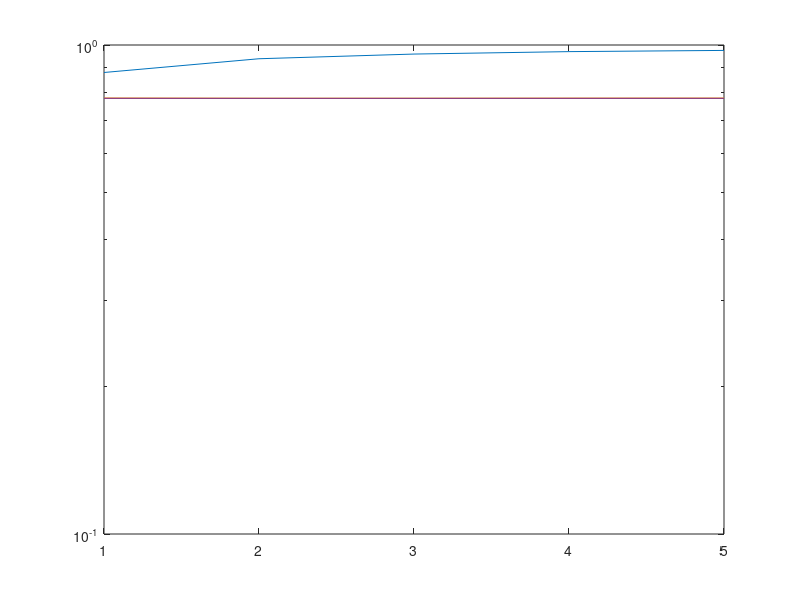

Here is the MATLAB script that generated this plot:
clear
%close all

ct = 50000;
snr=10000;
Mvec=[1:5];
D = 10;
height = 3; %d 
snrvec = [100:5 : 120];
M=1;
f = 28e9; % 28 GHz
c = 3e8; % speed of light
lambda = c/f; % free space wavelength 
eta = (c/4/pi/f)^2;
D_leng =4*D;
leaky = 1;
blockage = 0.1;
Rtar = 5;
eps = 2^Rtar-1; 
Dlvec = [1:1:5];

for mi = 1 : length(Dlvec) 
    D_leng =Dlvec(mi)*D;
    snr = 10^(snrvec(1)/10); 
    tau1 = sqrt(eta*snr/eps);
    sum1=0;sum2=0;sum3=0;sum4=0;
    for i = 1 : ct    
        loc = zeros(M,2);
        loc(:,1) = D_leng*rand(M,1)-D_leng/2; %length        
        loc(:,2) = D*rand(M,1)-D/2; %width,      

        %conventional antenna
        dist = max(1,sqrt(loc(:,1).^2+ loc(:,2).^2 +height^2));
        blockage_probability = exp(-blockage*dist.^2); % the larger the distance is, the smaller this probability is
        blockage_phi = rand(M,1) <= blockage_probability; % smaller probability, i.e., 0, give a number close to 0, always blocked
        r_all(:,i) = log2(1+eta.*snr./dist.^2)/M;      
        r_all_blockage(:,i) = log2(1+eta*blockage_phi.*snr./dist.^2)/M;  
        if r_all(:,i)< Rtar
            sum1 = sum1 + 1;
        end
        if r_all_blockage(:,i)< Rtar
            sum2 = sum2 + 1;
        end
        
        %pinching antenna
        %case III
        wd_loss = 10.^(0.08*(abs(loc(:,1)+D_leng/2))/10); %0.1dB/m, so 0.1x dB, P_ini/Pnew = 10^(0.1x/10)
        %case II
        %wd_loss = 10.^(0.08*(abs(loc(:,1)))/10); %0.1dB/m, so 0.1x dB, P_ini/Pnew = 10^(0.1x/10)
        %wd_loss = 1; %no loss for now
        dist2 = max(1,sqrt(loc(:,2).^2 +height^2));
        blockage_probability2 = exp(-blockage*dist2.^2); % the smaller the distance is, the larger this probability is
        blockage_phi2 = rand(M,1) <= blockage_probability2; % larger probability, i.e., 1, give a number close to 1, not blocked
  
        r_all_pin(:,i) = log2(1+eta*snr./dist2.^2./wd_loss)/M;   
        r_all_pin_blockage(:,i) = log2(1+eta*blockage_phi2.*snr./dist2.^2./wd_loss)/M;   
        if r_all_pin(:,i)< Rtar
            sum3 = sum3 + 1;
        end
        if r_all_pin_blockage(:,i)< Rtar
            sum4 = sum4 + 1;
        end        
    end

    %conventional antenna
    r_ave_sum(mi) = mean(sum(r_all,1));%  sum rate  
    r_ave_sum_blockage(mi) = mean(sum(r_all_blockage,1));%  sum rate  
    %pinching antenna 
    r_ave_pin_sum(mi) = mean(sum(r_all_pin,1)); %sum rate  
    r_ave_pin_sum_blockage(mi) = mean(sum(r_all_pin_blockage,1)); %sum rate 

    %outage probability
    po_conv(mi) = sum1/ct;
    po_conv_block(mi) = sum2/ct;
    po_pin(mi) = sum3/ct;
    po_pin_block(mi) = sum4/ct;
 
    %analytical results
    term1 = 0;
    stepsize = D/2/1000;
    yvec = [-D/2:stepsize:D/2];
    for iy = 1 : length(yvec)
        y = yvec(iy);
        term1 = term1 + (1-exp(-blockage* (y^2+height^2)))*stepsize/D;
    end
    term2 = 0; 
    tau2 = max(-D/2,-sqrt(tau1^2-height^2));
    stepsize = (tau2+D/2)/1000;
    yvec = [-D/2:stepsize:tau2];
    for iy = 1 : length(yvec)
        y = yvec(iy);
        term2 = term2 + exp(-blockage* (y^2+height^2))*stepsize/D;
    end
    term3 = 0; 
    tau3 = min(D/2,sqrt(tau1^2-height^2));
    stepsize = (D/2-tau3)/1000;
    yvec = [tau3:stepsize:D/2];
    for iy = 1 : length(yvec)
        y = yvec(iy);
        term3 = term3 + exp(-blockage*(y^2+height^2))*stepsize/D;
    end
    Pana(mi) = term1+term2+term3;

    %approximation
    Papp(mi) = term1;
    
    %closed form expressions based on erf
    Pananew(mi) = 1 - exp(-blockage*height^2)*sqrt(pi)/2/sqrt(blockage)/D*...
        (erf(-sqrt(blockage)*tau2) + erf(sqrt(blockage)*tau3));
    Pappnew(mi) = 1 - sqrt(pi)*exp(-blockage*height^2)/sqrt(blockage)/D*...
        erf(sqrt(blockage)*D/2);
   
 
end
 
%plot(snrvec, r_ave_sum) 
%plot(snrvec, r_ave_sum,  snrvec, r_ave_pin_sum,snrvec, r_ave_sum_blockage,  snrvec, r_ave_pin_sum_blockage ) 
%[(r_ave_pin_sum-r_ave_sum)./r_ave_sum; (r_ave_pin_sum_blockage-r_ave_sum_blockage)./r_ave_sum_blockage]
semilogy(Dlvec, po_conv_block, Dlvec, po_pin_block, Dlvec, Pana,Dlvec, Pananew)
 